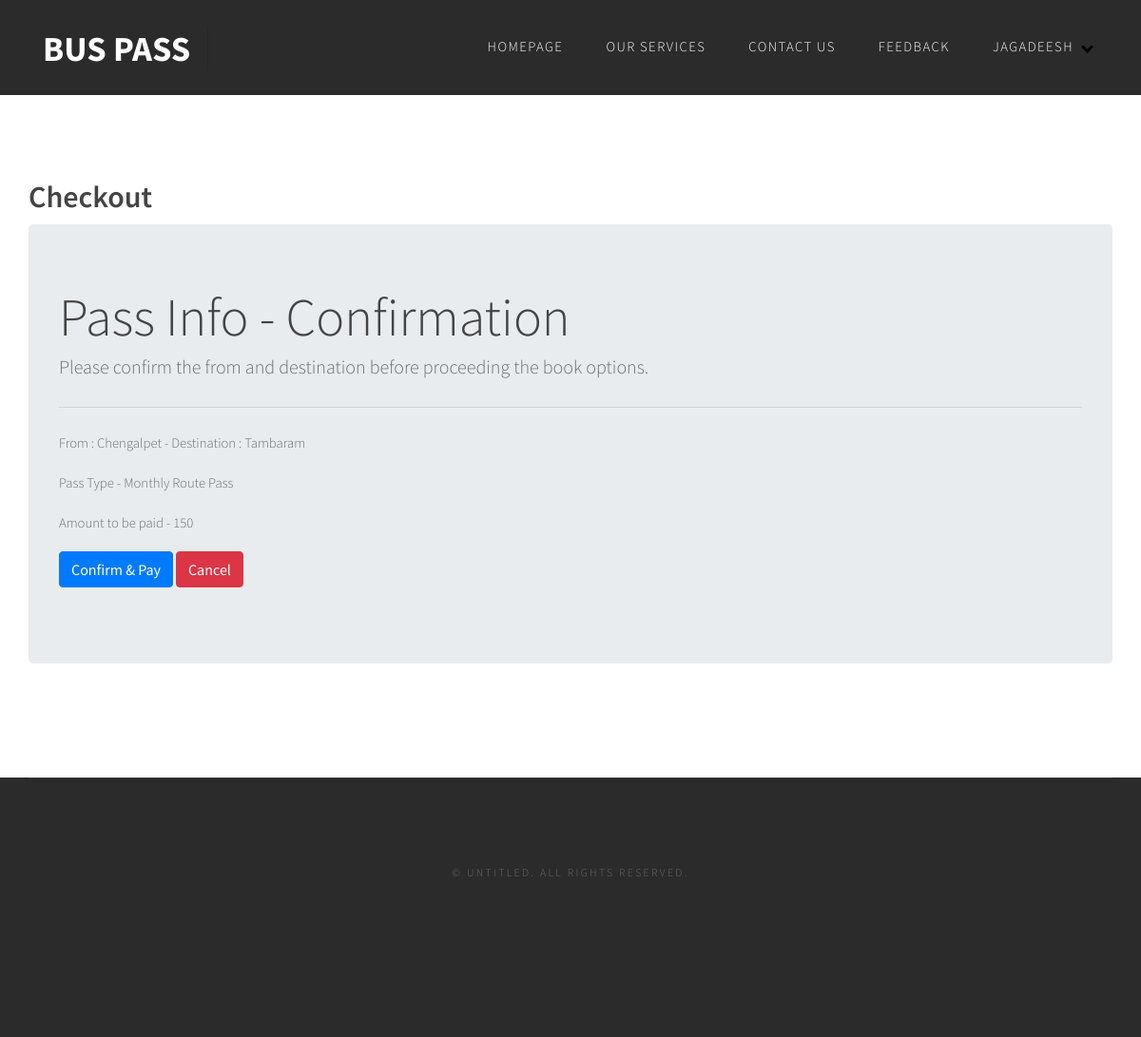
Page /checkout.php?prodId=2 (signed in) on the committed database.
### tables this page shows
CREATE TABLE `month_pass_details` (
  `id` int(11) NOT NULL,
  `from_city_id` int(11) NOT NULL,
  `to_city_id` int(11) NOT NULL,
  `amount` varchar(50) NOT NULL,
  `type` int(11) NOT NULL
);

CREATE TABLE `cities` (
  `id` int(11) NOT NULL,
  `city_name` varchar(150) NOT NULL,
  `created_on` date NOT NULL,
  `status` int(11) NOT NULL DEFAULT '0'
);

CREATE TABLE `pass_type` (
  `id` int(11) NOT NULL,
  `type` varchar(150) NOT NULL
);

### checkout.php (the view, shortened to what this page needs)
<?php
	$sel = "SELECT *, month_pass_details.id as mpassID, month_pass_details.type as passtypeID FROM month_pass_details
			LEFT JOIN pass_type
			ON pass_type.id = month_pass_details.type
			WHERE month_pass_details.id=" . $_GET[ 'prodId' ];
	$res2 = mysqli_query( $GLOBALS["___mysqli_ston"], $sel ) or die( mysqli_error( $GLOBALS["___mysqli_ston"] ) );
	include_once dirname(__FILE__) . "/header.php";
	$userInfo = getuserInfo( $_SESSION[ 'user_id' ] );
	if( $result[ 'passtypeID' ] != 1 || $result[ 'passtypeID' ] != 2 ) {
		$fromCityName = getcityname( $result[ 'from_city_id' ] );
		$toCityName = getcityname( $result[ 'to_city_id' ] );
	}
?>
<div id="wrapper">
<div id="page-inner" class="container bookpass-page">
    <div id="">
      <h2 style="margin-bottom: 10px;">Checkout</h2>
      <div class="row">
      	<div class="col-md-12">
			<div class="jumbotron">
			  <h1 class="display-4">Pass Info - Confirmation</h1>
			  <p class="lead">Please confirm the from and destination before proceeding the book options.</p>
			  <hr class="my-4">
			  <?php if( $result[ 'passtypeID' ] != 1 && $result[ 'passtypeID' ] != 2 ) { ?>
			  <p>From : <?php echo $fromCityName; ?> - Destination : <?php echo $toCityName; ?></p>
			  <?php } ?>
			  <p>Pass Type - <?php echo $result[ 'type' ]; ?> Pass
			  <p>Amount to be paid - <?php echo $result[ 'amount' ]; ?>
			  <p>
			  	<form action="checkout.php" method="post">
			  		<input type="submit" class="btn btn-primary" name="checkout_submit" id="checkout_submit" value="Confirm &amp; Pay" />
			  		<a class="btn btn-danger" href="bookpass.php" role="button">Cancel</a>
			  	</form>
			  </p>
			</div>
		</div>
      </div>
    </div>
  </div>
</div>
<div id="copyright" class="container">
  <p>&copy; Untitled. All rights reserved.</p>
</div>
</body>
</html>

### default.css (style rules this page uses)
html, body { height: 100%; }
body { margin: 0px; padding: 0px; background: #2b2b2b; font-family: 'Source Sans Pro', sans-serif; font-size: 11pt; font-weight: 300; color: #6c6c6c }
h1, h2, h3 { margin: 0; padding: 0; font-weight: 600; color: #454445; }
p, ol, ul { margin-top: 0; }
p { line-height: 180%; }
a { color: #2C383B; }
#wrapper { background: #FFF; }
#page-inner { overflow: hidden; padding: 6em 0em 6em 0em; background: #FFF; }
#copyright { overflow: hidden; padding: 6em 0em 10em 0em; border-top: 1px solid rgba(255,255,255,0.08); }
#copyright p { letter-spacing: 0.20em; text-align: center; text-transform: uppercase; font-size: 0.80em; color: rgba(255,255,255,0.3); }

### rows in the picture
month_pass_details: from_city.city_name "Chengalpet", to_city.city_name "Tambaram", pass_type.type "Monthly Route", amount "150"

### other values in the picture
$_SESSION[ 'first_name' ] "JAGADEESH"
